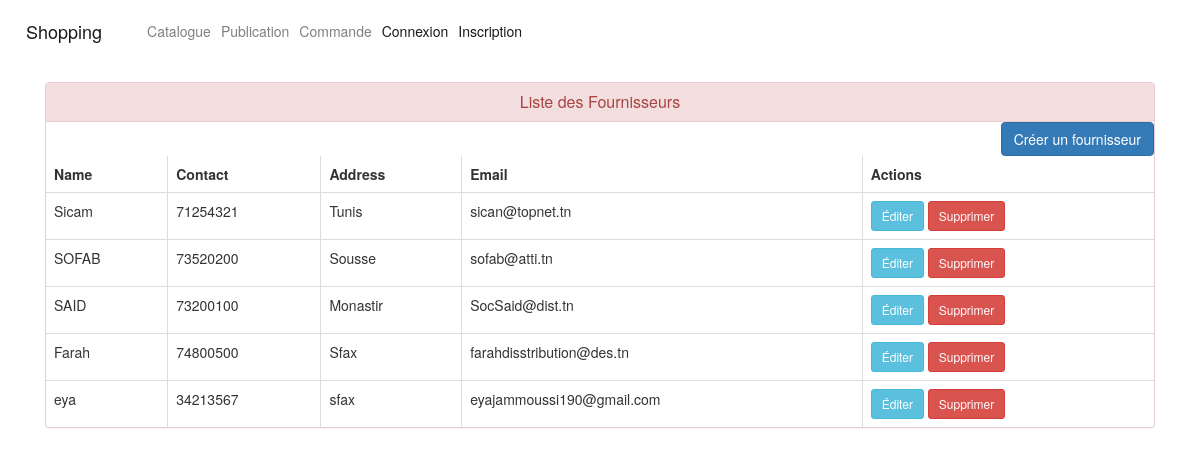
The app's page /magasin/fournisseur/ with its own data.
### magasin/models.py (models this page shows, shortened)
class Fournisseur(models.Model):
    nom = models.CharField(max_length=100)
    adresse = models.TextField()
    email = models.EmailField()
    telephone = models.CharField(max_length=8)

### magasin/views.py (the view)
# urls.py: path('fournisseur/', views.fournisseur, name='fournisseur'),
def fournisseur(request):
    if request.method == "POST":
        form = FournisseurForm(request.POST)
        if form.is_valid():
            form.save()
            return HttpResponseRedirect('/magasin/fournisseur/')
    else:
        form = FournisseurForm()
    fournisseurs = Fournisseur.objects.all()
    return render(request, 'magasin/fournisseur.html', {'form': form, 'fournisseurs': fournisseurs})

### magasin/templates/magasin/fournisseur.html (shortened to what this page needs)
{% extends 'magasin/base.html' %}
{% block content %}
<head>
    <link href="//netdna.bootstrapcdn.com/bootstrap/3.0.0/css/bootstrap.min.css" rel="stylesheet" id="bootstrap-css">
  </head>
<div class="container">
    <div class="panel panel-danger">
        <div class="panel-heading">
            <h6 class="panel-title">Liste des Fournisseurs</h6>
        </div>
        <div class="text-right">
            <a href="{% url 'magasin:add_fournisseur' %}" class="btn btn-primary">Créer un fournisseur</a>
        </div>
        <table class="table table-hover table-bordered" id="dev-table">
            <thead>
                <tr>
                    <th>Name</th>
                    <th>Contact</th>
                    <th>Address</th>
                    <th>Email</th>
                    <th>Actions</th>
                </tr>
            </thead>
            <tbody>
                {% for fournisseur in fournisseurs %}
                <tr>
                    <td>{{ fournisseur.nom }}</td>
                    <td>{{ fournisseur.telephone }}</td>
                    <td>{{ fournisseur.adresse }}</td>
                    <td>{{ fournisseur.email }}</td>
                    <td>
                        <a href="{% url 'magasin:edit_fournisseur' fournisseur.id %}" class="btn btn-info btn-sm">Éditer</a>
                        <a href="{% url 'magasin:delete_fournisseur' fournisseur.id %}" class="btn btn-danger btn-sm">Supprimer</a>
                    </td>
                </tr>
                {% endfor %}
            </tbody>
        </table>
    </div>
</div>
{% endblock %}

### magasin/templates/magasin/fournisseur.html (style rules this page uses)
a:link { text-decoration: none; }
h6 { text-align: center; }

### records on screen
Fournisseur: nom "Sicam", telephone "71254321", adresse "Tunis", email "sican@topnet.tn"
Fournisseur: nom "SOFAB", telephone "73520200", adresse "Sousse", email "sofab@atti.tn"
Fournisseur: nom "SAID", telephone "73200100", adresse "Monastir", email "SocSaid@dist.tn"
Fournisseur: nom "Farah", telephone "74800500", adresse "Sfax", email "farahdisstribution@des.tn"
Fournisseur: nom "eya", telephone "34213567", adresse "sfax", email "eyajammoussi190@gmail.com"
